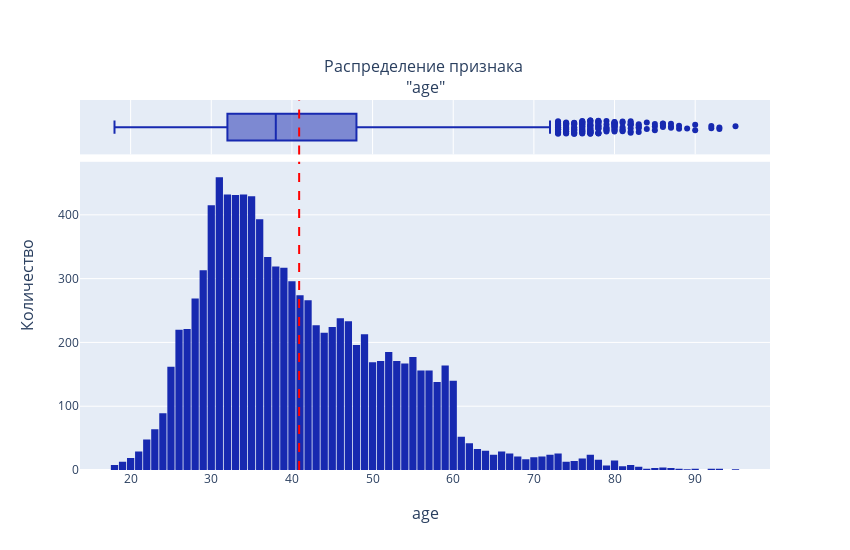
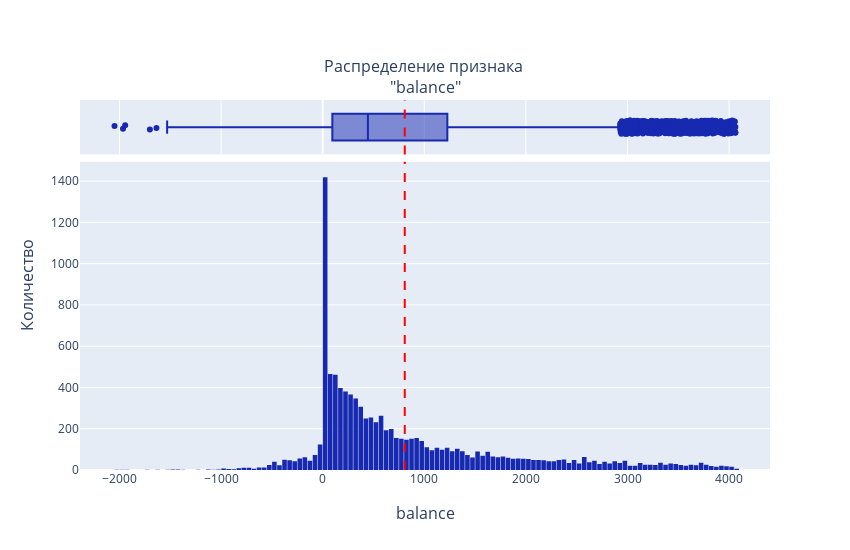
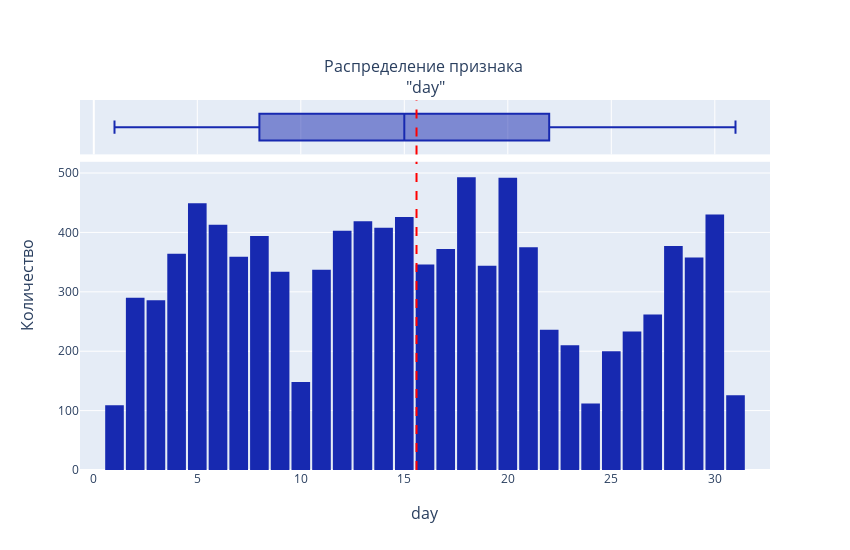
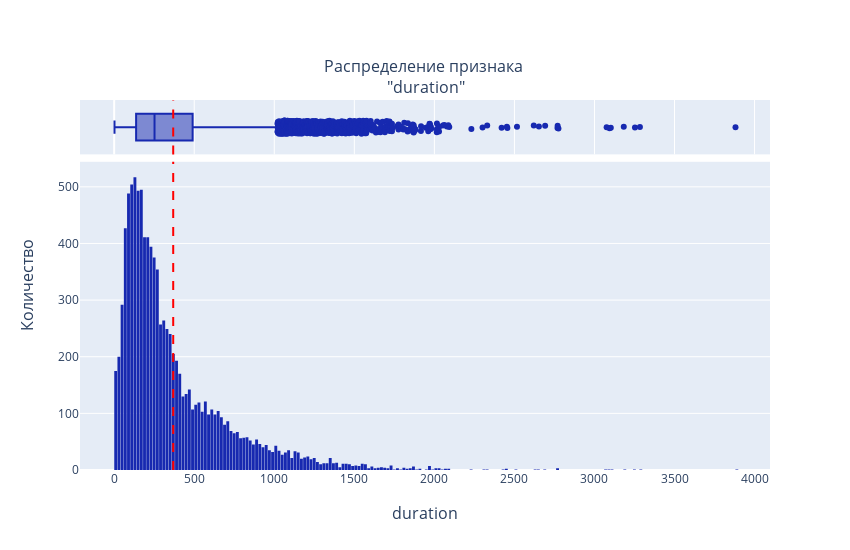

The cell these charts' notebook holds for them, in order:
### Code cell
#рассчитайте описательные статистики для количественных переменных, проинтерпретируйте результат
# Построение гистограммы распределения каждого числового признака
for col in df_clients.columns:
    if pd.api.types.is_numeric_dtype(df_clients[col].dtype):
        # Инициализация полотна на два графика с общей осью X
        fig_col = make_subplots(rows=2, cols=1,
                                shared_xaxes=True, # Общая ось Х
                                x_title=dict_col_name_rus.get(col, col),
                                y_title='Количество',
                                row_heights=[0.15, 0.85], # Относительная высота полотен
                                subplot_titles=(f"Распределение признака <br>\"{dict_col_name_rus.get(col, col)}\"", ""),
                                vertical_spacing=0.02) # Высота разделителя
        # Построение коробчатой диаграммы
        fig_col.add_trace(go.Box(x=df_clients[col],
                                 marker_color = '#1729B0', # Цвет маркера
                                 jitter=0.5, # Разнос точек выбросов по вертикали
                                 name='',
                                 showlegend=False),
                          row=1, col=1)
        # Построение гистограммы
        fig_col.add_trace(go.Histogram(x=df_clients[col],
                                       marker_color = '#1729B0', # Цвет маркера
                                       name=dict_col_name_rus.get(col, col), # Название набора данных
                                       showlegend=False),
                          row=2, col=1)
        # Построение линии среднего значения
        fig_col.add_vline(x=df_clients[col].mean(),
                          line=dict(color="Red", dash='dash')) # Стиль линии
        # Размер полотна
        fig_col.update_layout(autosize = False, width = 850, height = 550,
                              bargap=0.1) # Расстояние между столбцами гистограммы
        fig_col.show()
        
        print('Статистические данные признака:')
        display(df_clients[col].describe().round(2))

### Figure 1 — Plotly figure (JSON) as saved in the notebook; plotly's stock layout.template omitted (floating-point values rounded to 4 significant figures; data arrays with more than 128 entries replaced by an {"elided": "..."} marker saying what was removed)
{"data": [{"jitter": 0.5, "marker": {"color": "#1729B0"}, "name": "", "showlegend": false, "type": "box", "x": {"elided": "10105 int values"}, "xaxis": "x", "yaxis": "y"}, {"marker": {"color": "#1729B0"}, "name": "age", "showlegend": false, "type": "histogram", "x": {"elided": "10105 int values"}, "xaxis": "x2", "yaxis": "y2"}], "layout": {"annotations": [{"font": {"size": 16}, "showarrow": false, "text": "Распределение признака <br>\"age\"", "x": 0.5, "xanchor": "center", "xref": "paper", "y": 1, "yanchor": "bottom", "yref": "paper"}, {"font": {"size": 16}, "showarrow": false, "text": "age", "x": 0.5, "xanchor": "center", "xref": "paper", "y": 0, "yanchor": "top", "yref": "paper", "yshift": -30}, {"font": {"size": 16}, "showarrow": false, "text": "Количество", "textangle": -90, "x": 0, "xanchor": "right", "xref": "paper", "xshift": -40, "y": 0.5, "yanchor": "middle", "yref": "paper"}], "autosize": false, "bargap": 0.1, "height": 550, "shapes": [{"line": {"color": "Red", "dash": "dash"}, "type": "line", "x0": 40.9, "x1": 40.9, "xref": "x", "y0": 0, "y1": 1, "yref": "y domain"}, {"line": {"color": "Red", "dash": "dash"}, "type": "line", "x0": 40.9, "x1": 40.9, "xref": "x2", "y0": 0, "y1": 1, "yref": "y2 domain"}], "width": 850, "xaxis": {"anchor": "y", "domain": [0, 1], "matches": "x2", "showticklabels": false}, "xaxis2": {"anchor": "y2", "domain": [0, 1]}, "yaxis": {"anchor": "x", "domain": [0.853, 1]}, "yaxis2": {"anchor": "x2", "domain": [0, 0.833]}}}

### Figure 2 — Plotly figure (JSON) as saved in the notebook; plotly's stock layout.template omitted (floating-point values rounded to 4 significant figures; data arrays with more than 128 entries replaced by an {"elided": "..."} marker saying what was removed)
{"data": [{"jitter": 0.5, "marker": {"color": "#1729B0"}, "name": "", "showlegend": false, "type": "box", "x": {"elided": "10105 float values"}, "xaxis": "x", "yaxis": "y"}, {"marker": {"color": "#1729B0"}, "name": "balance", "showlegend": false, "type": "histogram", "x": {"elided": "10105 float values"}, "xaxis": "x2", "yaxis": "y2"}], "layout": {"annotations": [{"font": {"size": 16}, "showarrow": false, "text": "Распределение признака <br>\"balance\"", "x": 0.5, "xanchor": "center", "xref": "paper", "y": 1, "yanchor": "bottom", "yref": "paper"}, {"font": {"size": 16}, "showarrow": false, "text": "balance", "x": 0.5, "xanchor": "center", "xref": "paper", "y": 0, "yanchor": "top", "yref": "paper", "yshift": -30}, {"font": {"size": 16}, "showarrow": false, "text": "Количество", "textangle": -90, "x": 0, "xanchor": "right", "xref": "paper", "xshift": -40, "y": 0.5, "yanchor": "middle", "yref": "paper"}], "autosize": false, "bargap": 0.1, "height": 550, "shapes": [{"line": {"color": "Red", "dash": "dash"}, "type": "line", "x0": 807.7, "x1": 807.7, "xref": "x", "y0": 0, "y1": 1, "yref": "y domain"}, {"line": {"color": "Red", "dash": "dash"}, "type": "line", "x0": 807.7, "x1": 807.7, "xref": "x2", "y0": 0, "y1": 1, "yref": "y2 domain"}], "width": 850, "xaxis": {"anchor": "y", "domain": [0, 1], "matches": "x2", "showticklabels": false}, "xaxis2": {"anchor": "y2", "domain": [0, 1]}, "yaxis": {"anchor": "x", "domain": [0.853, 1]}, "yaxis2": {"anchor": "x2", "domain": [0, 0.833]}}}

### Figure 3 — Plotly figure (JSON) as saved in the notebook; plotly's stock layout.template omitted (floating-point values rounded to 4 significant figures; data arrays with more than 128 entries replaced by an {"elided": "..."} marker saying what was removed)
{"data": [{"jitter": 0.5, "marker": {"color": "#1729B0"}, "name": "", "showlegend": false, "type": "box", "x": {"elided": "10105 int values"}, "xaxis": "x", "yaxis": "y"}, {"marker": {"color": "#1729B0"}, "name": "day", "showlegend": false, "type": "histogram", "x": {"elided": "10105 int values"}, "xaxis": "x2", "yaxis": "y2"}], "layout": {"annotations": [{"font": {"size": 16}, "showarrow": false, "text": "Распределение признака <br>\"day\"", "x": 0.5, "xanchor": "center", "xref": "paper", "y": 1, "yanchor": "bottom", "yref": "paper"}, {"font": {"size": 16}, "showarrow": false, "text": "day", "x": 0.5, "xanchor": "center", "xref": "paper", "y": 0, "yanchor": "top", "yref": "paper", "yshift": -30}, {"font": {"size": 16}, "showarrow": false, "text": "Количество", "textangle": -90, "x": 0, "xanchor": "right", "xref": "paper", "xshift": -40, "y": 0.5, "yanchor": "middle", "yref": "paper"}], "autosize": false, "bargap": 0.1, "height": 550, "shapes": [{"line": {"color": "Red", "dash": "dash"}, "type": "line", "x0": 15.59, "x1": 15.59, "xref": "x", "y0": 0, "y1": 1, "yref": "y domain"}, {"line": {"color": "Red", "dash": "dash"}, "type": "line", "x0": 15.59, "x1": 15.59, "xref": "x2", "y0": 0, "y1": 1, "yref": "y2 domain"}], "width": 850, "xaxis": {"anchor": "y", "domain": [0, 1], "matches": "x2", "showticklabels": false}, "xaxis2": {"anchor": "y2", "domain": [0, 1]}, "yaxis": {"anchor": "x", "domain": [0.853, 1]}, "yaxis2": {"anchor": "x2", "domain": [0, 0.833]}}}

### Figure 4 — Plotly figure (JSON) as saved in the notebook; plotly's stock layout.template omitted (floating-point values rounded to 4 significant figures; data arrays with more than 128 entries replaced by an {"elided": "..."} marker saying what was removed)
{"data": [{"jitter": 0.5, "marker": {"color": "#1729B0"}, "name": "", "showlegend": false, "type": "box", "x": {"elided": "10105 int values"}, "xaxis": "x", "yaxis": "y"}, {"marker": {"color": "#1729B0"}, "name": "duration", "showlegend": false, "type": "histogram", "x": {"elided": "10105 int values"}, "xaxis": "x2", "yaxis": "y2"}], "layout": {"annotations": [{"font": {"size": 16}, "showarrow": false, "text": "Распределение признака <br>\"duration\"", "x": 0.5, "xanchor": "center", "xref": "paper", "y": 1, "yanchor": "bottom", "yref": "paper"}, {"font": {"size": 16}, "showarrow": false, "text": "duration", "x": 0.5, "xanchor": "center", "xref": "paper", "y": 0, "yanchor": "top", "yref": "paper", "yshift": -30}, {"font": {"size": 16}, "showarrow": false, "text": "Количество", "textangle": -90, "x": 0, "xanchor": "right", "xref": "paper", "xshift": -40, "y": 0.5, "yanchor": "middle", "yref": "paper"}], "autosize": false, "bargap": 0.1, "height": 550, "shapes": [{"line": {"color": "Red", "dash": "dash"}, "type": "line", "x0": 368.7, "x1": 368.7, "xref": "x", "y0": 0, "y1": 1, "yref": "y domain"}, {"line": {"color": "Red", "dash": "dash"}, "type": "line", "x0": 368.7, "x1": 368.7, "xref": "x2", "y0": 0, "y1": 1, "yref": "y2 domain"}], "width": 850, "xaxis": {"anchor": "y", "domain": [0, 1], "matches": "x2", "showticklabels": false}, "xaxis2": {"anchor": "y2", "domain": [0, 1]}, "yaxis": {"anchor": "x", "domain": [0.853, 1]}, "yaxis2": {"anchor": "x2", "domain": [0, 0.833]}}}
